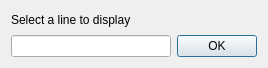
<?xml version="1.0" encoding="UTF-8"?>
<ui version="4.0">
 <class>lineselect</class>
 <widget class="QDialog" name="lineselect">
  <property name="geometry">
   <rect>
    <x>0</x>
    <y>0</y>
    <width>268</width>
    <height>68</height>
   </rect>
  </property>
  <property name="minimumSize">
   <size>
    <width>268</width>
    <height>68</height>
   </size>
  </property>
  <property name="maximumSize">
   <size>
    <width>268</width>
    <height>75</height>
   </size>
  </property>
  <property name="windowTitle">
   <string>Line Selection</string>
  </property>
  <layout class="QVBoxLayout" name="verticalLayout">
   <item>
    <layout class="QGridLayout" name="gridLayout">
     <item row="1" column="1">
      <widget class="QPushButton" name="pushButton">
       <property name="text">
        <string>OK</string>
       </property>
      </widget>
     </item>
     <item row="1" column="0">
      <widget class="QLineEdit" name="lineEdit"/>
     </item>
     <item row="0" column="0" colspan="2">
      <widget class="QLabel" name="label">
       <property name="text">
        <string>Select a line to display</string>
       </property>
      </widget>
     </item>
    </layout>
   </item>
  </layout>
 </widget>
 <resources/>
 <connections>
  <connection>
   <sender>pushButton</sender>
   <signal>clicked()</signal>
   <receiver>lineselect</receiver>
   <slot>accept()</slot>
   <hints>
    <hint type="sourcelabel">
     <x>233</x>
     <y>48</y>
    </hint>
    <hint type="destinationlabel">
     <x>309</x>
     <y>206</y>
    </hint>
   </hints>
  </connection>
 </connections>
</ui>
